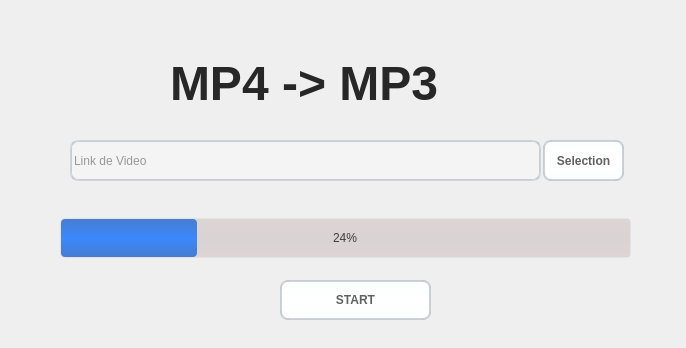
<?xml version="1.0" encoding="UTF-8"?>
<ui version="4.0">
 <class>Form</class>
 <widget class="QWidget" name="Form">
  <property name="geometry">
   <rect>
    <x>0</x>
    <y>0</y>
    <width>686</width>
    <height>348</height>
   </rect>
  </property>
  <property name="windowTitle">
   <string>MP4 TO MP3</string>
  </property>
  <property name="styleSheet">
   <string notr="true">

QMainWindow {
    background-color:#ececec;
}
QPushButton, QToolButton, QCommandLinkButton{
    padding: 0 5px 0 5px;
    border-style: solid;
    border-top-color: qlineargradient(spread:pad, x1:0, y1:0, x2:0, y2:1, stop:0 #c1c9cf, stop:1 #d2d8dd);
    border-right-color: qlineargradient(spread:pad, x1:1, y1:0, x2:0, y2:0, stop:0 #c1c9cf, stop:1 #d2d8dd);
    border-bottom-color: qlineargradient(spread:pad, x1:0, y1:1, x2:0, y2:0, stop:0 #c1c9cf, stop:1 #d2d8dd);
    border-left-color: qlineargradient(spread:pad, x1:0, y1:0, x2:1, y2:0, stop:0 #c1c9cf, stop:1 #d2d8dd);
    border-width: 2px;
    border-radius: 8px;
    color: #616161;
    font-weight: bold;
    background-color: qlineargradient(spread:pad, x1:0.5, y1:0, x2:0.5, y2:1, stop:0 #fbfdfd, stop:0.5 #ffffff, stop:1 #fbfdfd);
}
QPushButton::default, QToolButton::default, QCommandLinkButton::default{
    border: 2px solid transparent;
    color: #FFFFFF;
    background-color: qlineargradient(spread:pad, x1:0.5, y1:0, x2:0.5, y2:1, stop:0 #84afe5, stop:1 #1168e4);
}
QPushButton:hover, QToolButton:hover, QCommandLinkButton:hover{
    color: #3d3d3d;
}
QPushButton:pressed, QToolButton:pressed, QCommandLinkButton:pressed{
    color: #aeaeae;
    background-color: qlineargradient(spread:pad, x1:0.5, y1:0, x2:0.5, y2:1, stop:0 #ffffff, stop:0.5 #fbfdfd, stop:1 #ffffff);
}
QPushButton:disabled, QToolButton:disabled, QCommandLinkButton:disabled{
    color: #616161;
    background-color: qlineargradient(spread:pad, x1:0.5, y1:0, x2:0.5, y2:1, stop:0 #dce7eb, stop:0.5 #e0e8eb, stop:1 #dee7ec);
}
QLineEdit, QTextEdit, QPlainTextEdit, QSpinBox, QDoubleSpinBox, QTimeEdit, QDateEdit, QDateTimeEdit {
    border-width: 2px;
    border-radius: 8px;
    border-style: solid;
    border-top-color: qlineargradient(spread:pad, x1:0.5, y1:1, x2:0.5, y2:0, stop:0 #c1c9cf, stop:1 #d2d8dd);
    border-right-color: qlineargradient(spread:pad, x1:0, y1:0, x2:1, y2:0, stop:0 #c1c9cf, stop:1 #d2d8dd);
    border-bottom-color: qlineargradient(spread:pad, x1:0.5, y1:0, x2:0.5, y2:1, stop:0 #c1c9cf, stop:1 #d2d8dd);
    border-left-color: qlineargradient(spread:pad, x1:1, y1:0, x2:0, y2:0, stop:0 #c1c9cf, stop:1 #d2d8dd);
    background-color: #f4f4f4;
    color: #3d3d3d;
}
QLineEdit:focus, QTextEdit:focus, QPlainTextEdit:focus, QSpinBox:focus, QDoubleSpinBox:focus, QTimeEdit:focus, QDateEdit:focus, QDateTimeEdit:focus {
    border-width: 2px;
    border-radius: 8px;
    border-style: solid;
    border-top-color: qlineargradient(spread:pad, x1:0.5, y1:1, x2:0.5, y2:0, stop:0 #85b7e3, stop:1 #9ec1db);
    border-right-color: qlineargradient(spread:pad, x1:0, y1:0, x2:1, y2:0, stop:0 #85b7e3, stop:1 #9ec1db);
    border-bottom-color: qlineargradient(spread:pad, x1:0.5, y1:0, x2:0.5, y2:1, stop:0 #85b7e3, stop:1 #9ec1db);
    border-left-color: qlineargradient(spread:pad, x1:1, y1:0, x2:0, y2:0, stop:0 #85b7e3, stop:1 #9ec1db);
    background-color: #f4f4f4;
    color: #3d3d3d;
}
QLineEdit:disabled, QTextEdit:disabled, QPlainTextEdit:disabled, QSpinBox:disabled, QDoubleSpinBox:disabled, QTimeEdit:disabled, QDateEdit:disabled, QDateTimeEdit:disabled {
    color: #b9b9b9;
}
QSpinBox::up-button, QDoubleSpinBox::up-button, QTimeEdit::up-button, QDateEdit::up-button, QDateTimeEdit::up-button {
    subcontrol-origin: padding;
    subcontrol-position: top right;
    width: 15px;
    color: #272727;
    border-left-width: 1px;
    border-left-color: darkgray;
    border-left-style: solid;
    border-top-right-radius: 3px;
    padding: 3px;
}
QSpinBox::down-button, QDoubleSpinBox::down-button, QTimeEdit::down-button, QDateEdit::down-button, QDateTimeEdit::down-button {
    subcontrol-origin: padding;
    subcontrol-position: bottom right;
    width: 15px;
    color: #272727;
    border-left-width: 1px;
    border-left-color: darkgray;
    border-left-style: solid;
    border-bottom-right-radius: 3px;
    padding: 3px;
}
QSpinBox::up-button:pressed, QDoubleSpinBox::up-button:pressed, QTimeEdit::up-button:pressed, QDateEdit::up-button:pressed, QDateTimeEdit::up-button:pressed {
    color: #aeaeae;
    background-color: qlineargradient(spread:pad, x1:0.5, y1:0, x2:0.5, y2:1, stop:0 #ffffff, stop:0.5 #fbfdfd, stop:1 #ffffff);
}
QSpinBox::down-button:pressed, QDoubleSpinBox::down-button:pressed, QTimeEdit::down-button:pressed, QDateEdit::down-button:pressed, QDateTimeEdit::down-button:pressed {
    color: #aeaeae;
    background-color: qlineargradient(spread:pad, x1:0.5, y1:0, x2:0.5, y2:1, stop:0 #ffffff, stop:0.5 #fbfdfd, stop:1 #ffffff);
}
QSpinBox::up-button:hover, QDoubleSpinBox::up-button:hover, QTimeEdit::up-button:hover, QDateEdit::up-button:hover, QDateTimeEdit::up-button:hover {
    color: #FFFFFF;
    border-top-right-radius: 5px;
    background-color: qlineargradient(spread:pad, x1:0.5, y1:0, x2:0.5, y2:1, stop:0 #84afe5, stop:1 #1168e4);
    
}
QSpinBox::down-button:hover, QDoubleSpinBox::down-button:hover, QTimeEdit::down-button:hover, QDateEdit::down-button:hover, QDateTimeEdit::down-button:hover {
    color: #FFFFFF;
    border-bottom-right-radius: 5px;
    background-color: qlineargradient(spread:pad, x1:0.5, y1:0, x2:0.5, y2:1, stop:0 #84afe5, stop:1 #1168e4);
}
QSpinBox::up-arrow, QDoubleSpinBox::up-arrow, QTimeEdit::up-arrow, QDateEdit::up-arrow, QDateTimeEdit::up-arrow {
    image: url(/usr/share/icons/Adwaita/16x16/actions/go-up-symbolic.symbolic.png);
}
QSpinBox::down-arrow, QDoubleSpinBox::down-arrow, QTimeEdit::down-arrow, QDateEdit::down-arrow, QDateTimeEdit::down-arrow {
    image: url(/usr/share/icons/Adwaita/16x16/actions/go-down-symbolic.symbolic.png);
}
QProgressBar {
    text-align: center;
    color: #3d3d3d;
    border: 1px solid transparent;
    border-radius:4px;
    background-color: qlineargradient(spread:pad, x1:0, y1:0, x2:0, y2:1, stop:0 #ddd5d5, stop:0.5 #dad3d3, stop:1 #ddd5d5);
}
QProgressBar::chunk {
    background-color: qlineargradient(spread:pad, x1:0, y1:0, x2:0, y2:1, stop:0 #467dd1, stop:0.5 #3b88fc, stop:1 #467dd1);
    border-radius: 4px;
}
QProgressBar:disabled {
    color: #616161;
}
QProgressBar::chunk:disabled {
    background-color: #aeaeae;
}
QSlider::groove {
    border: 1px solid #bbbbbb;
    background-color: #52595d;
    border-radius: 4px;
}
QSlider::groove:horizontal {
    height: 6px;
}
QSlider::groove:vertical {
    width: 6px;
}
QSlider::handle:horizontal {
    background: #ffffff;
    border-style: solid;
    border-width: 1px;
    border-color: rgb(207,207,207);
    width: 12px;
    margin: -5px 0;
    border-radius: 7px;
}
QSlider::handle:vertical {
    background: #ffffff;
    border-style: solid;
    border-width: 1px;
    border-color: rgb(207,207,207);
    height: 12px;
    margin: 0 -5px;
    border-radius: 7px;
}
QSlider::add-page, QSlider::sub-page {
    border: 1px transparent;
    background-color: #52595d;
    border-radius: 4px;
}
QSlider::add-page:horizontal {
    background: qlineargradient(spread:pad, x1:0, y1:0, x2:0, y2:1, stop:0 #ddd5d5, stop:0.5 #dad3d3, stop:1 #ddd5d5);
}
QSlider::sub-page:horizontal {
    background-color: qlineargradient(spread:pad, x1:0, y1:0, x2:1, y2:0, stop:0 #467dd1, stop:0.5 #3b88fc, stop:1 #467dd1);
}
QSlider::add-page:vertical {
    background-color: qlineargradient(spread:pad, x1:0, y1:0, x2:0, y2:1, stop:0 #467dd1, stop:0.5 #3b88fc, stop:1 #467dd1);
}
QSlider::sub-page:vertical {
    background: qlineargradient(spread:pad, x1:0, y1:0, x2:1, y2:0, stop:0 #ddd5d5, stop:0.5 #dad3d3, stop:1 #ddd5d5);
}
QSlider::add-page:horizontal:disabled, QSlider::sub-page:horizontal:disabled, QSlider::add-page:vertical:disabled, QSlider::sub-page:vertical:disabled {
    background: #b9b9b9;
}
QComboBox, QFontComboBox {
    border-width: 2px;
    border-radius: 8px;
    border-style: solid;
    border-top-color: qlineargradient(spread:pad, x1:0.5, y1:1, x2:0.5, y2:0, stop:0 #c1c9cf, stop:1 #d2d8dd);
    border-right-color: qlineargradient(spread:pad, x1:0, y1:0, x2:1, y2:0, stop:0 #c1c9cf, stop:1 #d2d8dd);
    border-bottom-color: qlineargradient(spread:pad, x1:0.5, y1:0, x2:0.5, y2:1, stop:0 #c1c9cf, stop:1 #d2d8dd);
    border-left-color: qlineargradient(spread:pad, x1:1, y1:0, x2:0, y2:0, stop:0 #c1c9cf, stop:1 #d2d8dd);
    background-color: #f4f4f4;
    color: #272727;
    padding-left: 5px;
}
QComboBox:editable, QComboBox:!editable, QComboBox::drop-down:editable, QComboBox:!editable:on, QComboBox::drop-down:editable:on {
    background: #ffff;
}
QComboBox::drop-down {
    subcontrol-origin: padding;
    subcontrol-position: top right;
    width: 15px;
    color: #272727;
    border-left-width: 1px;
    border-left-color: darkgray;
    border-left-style: solid;
    border-top-right-radius: 3px;
    border-bottom-right-radius: 3px;
}
QComboBox::down-arrow {
    image: url(/usr/share/icons/Adwaita/16x16/actions/go-down-symbolic.symbolic.png); /*Adawaita icon thene*/
}

QComboBox::down-arrow:on {
    top: 1px;
    left: 1px;
}
QComboBox QAbstractItemView {
    border: 1px solid darkgray;
    border-radius: 8px;
    selection-background-color: #dadada;
    selection-color: #272727;
    color: #272727;
    background: white;
}
QLabel, QCheckBox, QRadioButton {
    color: #272727;
}
QCheckBox {
    padding: 2px;
}
QCheckBox:disabled, QRadioButton:disabled {
    color: #808086;
    padding: 2px;
}

QCheckBox:hover {
    border-radius:4px;
    border-style:solid;
    padding-left: 1px;
    padding-right: 1px;
    padding-bottom: 1px;
    padding-top: 1px;
    border-width:1px;
    border-color: transparent;
}
QCheckBox::indicator:checked {
    image: url(/usr/share/icons/Adwaita/16x16/actions/object-select-symbolic.symbolic.png);
    height: 15px;
    width: 15px;
    border-style:solid;
    border-width: 1px;
    border-color: #48a5fd;
    color: #ffffff;
    border-radius: 3px;
    background-color: qlineargradient(spread:pad, x1:0, y1:0, x2:0, y2:1, stop:0 #48a5fd, stop:0.5 #329cfb, stop:1 #48a5fd);
}
QCheckBox::indicator:unchecked {
    
    height: 15px;
    width: 15px;
    border-style:solid;
    border-width: 1px;
    border-color: #48a5fd;
    border-radius: 3px;
    background-color: #fbfdfa;
}
QLCDNumber {
    color: #616161;;
}
QMenuBar {
    background-color: #ececec;
}
QMenuBar::item {
    color: #616161;
    spacing: 3px;
    padding: 1px 4px;
    background-color: #ececec;
}

QMenuBar::item:selected {
    background-color: #dadada;
    color: #3d3d3d;
}
QMenu {
    background-color: #ececec;
}
QMenu::item:selected {
    background-color: #dadada;
    color: #3d3d3d;
}
QMenu::item {
    color: #616161;;
    background-color: #e0e0e0;
}
QTabWidget {
    color:rgb(0,0,0);
    background-color:#000000;
}
QTabWidget::pane {
    border-color: #050a0e;
    background-color: #e0e0e0;
    border-width: 1px;
    border-radius: 4px;
    position: absolute;
    top: -0.5em;
    padding-top: 0.5em;
}

QTabWidget::tab-bar {
    alignment: center;
}

QTabBar::tab {
    border-bottom: 1px solid #c0c0c0;
    padding: 3px;
    color: #272727;
    background-color: #fefefc;
    margin-left:0px;
}
QTabBar::tab:!last {
    border-right: 1px solid;
    border-right-color: #c0c0c0;
    border-bottom-color: #c0c0c0;
}
QTabBar::tab:first {
    border-top-left-radius: 4px;
    border-bottom-left-radius: 4px;
}
QTabBar::tab:last {
    border-top-right-radius: 4px;
    border-bottom-right-radius: 4px;
}
QTabBar::tab:selected, QTabBar::tab:last:selected, QTabBar::tab:hover {
    color: #FFFFFF;
    background-color: qlineargradient(spread:pad, x1:0.5, y1:0, x2:0.5, y2:1, stop:0 #84afe5, stop:1 #1168e4);
}
QRadioButton::indicator {
    height: 14px;
    width: 14px;
    border-style:solid;
    border-radius:7px;
    border-width: 1px;
}
QRadioButton::indicator:checked {
    border-color: #48a5fd;
    background-color: qradialgradient(cx:0.5, cy:0.5, radius:0.4,fx:0.5, fy:0.5, stop:0 #ffffff, stop:0.5 #ffffff, stop:0.6 #48a5fd, stop:1 #48a5fd);
}
QRadioButton::indicator:!checked {
    border-color: #a9b7c6;
    background-color: #fbfdfa;
}
QStatusBar {
    color:#027f7f;
}

QDial {
    background: #16a085;
}

QToolBox {
    color: #a9b7c6;
    background-color: #222b2e;
}
QToolBox::tab {
    color: #a9b7c6;
    background-color:#222b2e;
}
QToolBox::tab:selected {
    color: #FFFFFF;
    background-color:#222b2e;
}
QScrollArea {
    color: #FFFFFF;
    background-color:#222b2e;
}

QScrollBar:horizontal {
	max-height: 10px;
	border: 1px transparent grey;
	margin: 0px 20px 0px 20px;
	background: transparent;
}
QScrollBar:vertical {
	max-width: 10px;
	border: 1px transparent grey;
	margin: 20px 0px 20px 0px;
	background: transparent;
}
QScrollBar::handle:vertical, QScrollBar::handle:horizontal {
	background: #52595d;
	border-style: transparent;
	border-radius: 4px;
	min-height: 25px;
}
QScrollBar::handle:horizontal:hover, QScrollBar::handle:vertical:hover {
	background: qlineargradient(spread:pad, x1:0, y1:0, x2:1, y2:0, stop:0 #467dd1, stop:0.5 #3b88fc, stop:1 #467dd1);
}
QScrollBar::add-line, QScrollBar::sub-line {
    border: 2px transparent grey;
    border-radius: 4px;
    subcontrol-origin: margin;
    background: #b9b9b9;
}
QScrollBar::add-line:horizontal {
    width: 20px;
    subcontrol-position: right;
}
QScrollBar::add-line:vertical {
    height: 20px;
    subcontrol-position: bottom;
}
QScrollBar::sub-line:horizontal {
    width: 20px;
    subcontrol-position: left;
}
QScrollBar::sub-line:vertical {
    height: 20px;
    subcontrol-position: top;
}
QScrollBar::add-line:vertical:pressed, QScrollBar::add-line:horizontal:pressed, QScrollBar::sub-line:horizontal:pressed, QScrollBar::sub-line:vertical:pressed {
    background: qlineargradient(spread:pad, x1:0, y1:0, x2:1, y2:0, stop:0 #467dd1, stop:0.5 #3b88fc, stop:1 #467dd1);
}
QScrollBar::add-page:horizontal, QScrollBar::sub-page:horizontal, QScrollBar::add-page:vertical, QScrollBar::sub-page:vertical {
    background: none;
}
QScrollBar::up-arrow:vertical {
    image: url(/usr/share/icons/Adwaita/16x16/actions/go-up-symbolic.symbolic.png);
}
QScrollBar::down-arrow:vertical {
    image: url(/usr/share/icons/Adwaita/16x16/actions/go-down-symbolic.symbolic.png);
}
QScrollBar::left-arrow:horizontal {
    image: url(/usr/share/icons/Adwaita/16x16/actions/go-previous-symbolic.symbolic.png);
}
QScrollBar::right-arrow:horizontal {
    image: url(/usr/share/icons/Adwaita/16x16/actions/go-next-symbolic.symbolic.png);
}</string>
  </property>
  <widget class="QLabel" name="label">
   <property name="geometry">
    <rect>
     <x>170</x>
     <y>48</y>
     <width>411</width>
     <height>71</height>
    </rect>
   </property>
   <property name="font">
    <font>
     <pointsize>36</pointsize>
     <bold>true</bold>
    </font>
   </property>
   <property name="text">
    <string>MP4 -&gt; MP3</string>
   </property>
  </widget>
  <widget class="QLineEdit" name="lineEdit">
   <property name="geometry">
    <rect>
     <x>70</x>
     <y>140</y>
     <width>471</width>
     <height>41</height>
    </rect>
   </property>
   <property name="placeholderText">
    <string>Link de Video</string>
   </property>
  </widget>
  <widget class="QPushButton" name="pushButton">
   <property name="geometry">
    <rect>
     <x>543</x>
     <y>140</y>
     <width>81</width>
     <height>41</height>
    </rect>
   </property>
   <property name="text">
    <string>Selection</string>
   </property>
  </widget>
  <widget class="QProgressBar" name="progressBar">
   <property name="geometry">
    <rect>
     <x>60</x>
     <y>218</y>
     <width>571</width>
     <height>40</height>
    </rect>
   </property>
   <property name="value">
    <number>24</number>
   </property>
  </widget>
  <widget class="QPushButton" name="pushButton_2">
   <property name="geometry">
    <rect>
     <x>280</x>
     <y>280</y>
     <width>151</width>
     <height>40</height>
    </rect>
   </property>
   <property name="text">
    <string>START</string>
   </property>
  </widget>
 </widget>
 <resources/>
 <connections/>
</ui>
